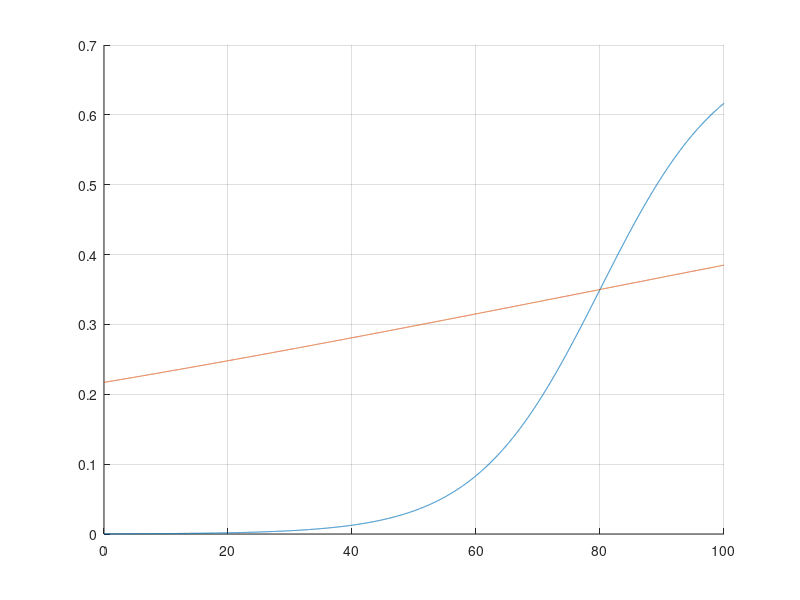
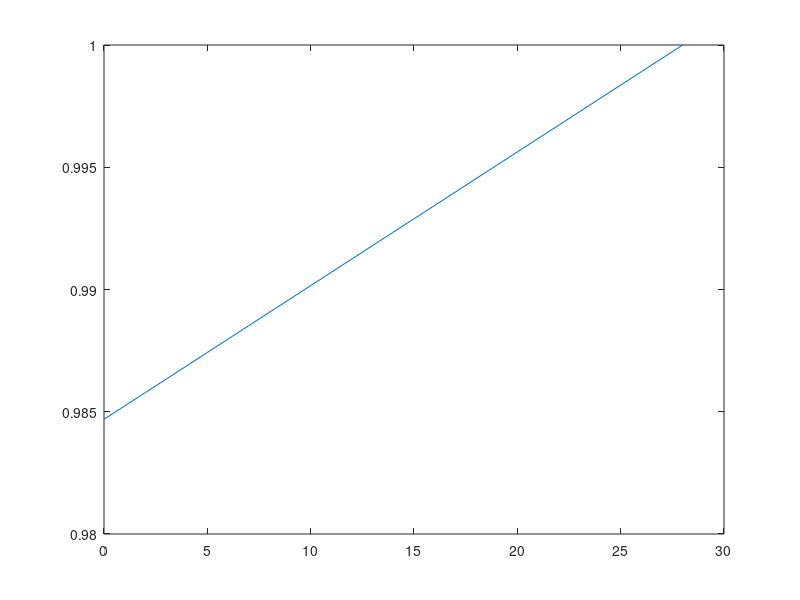
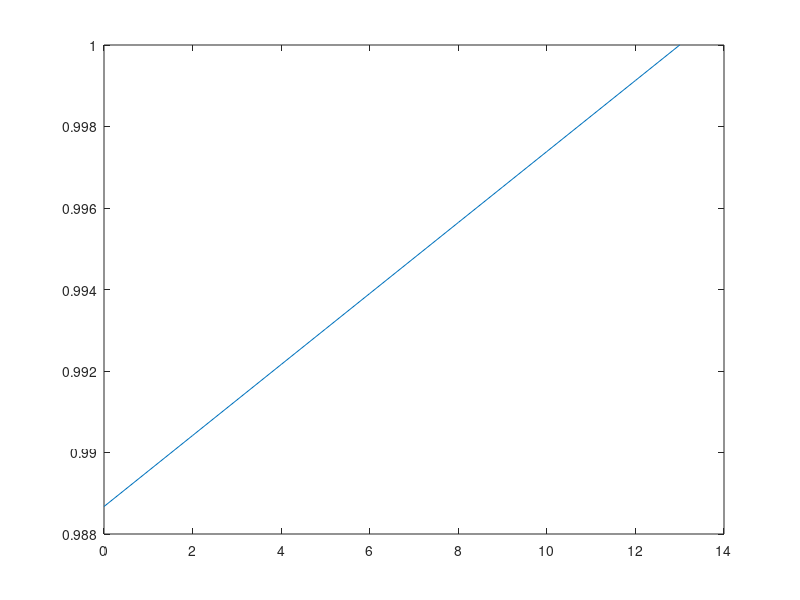
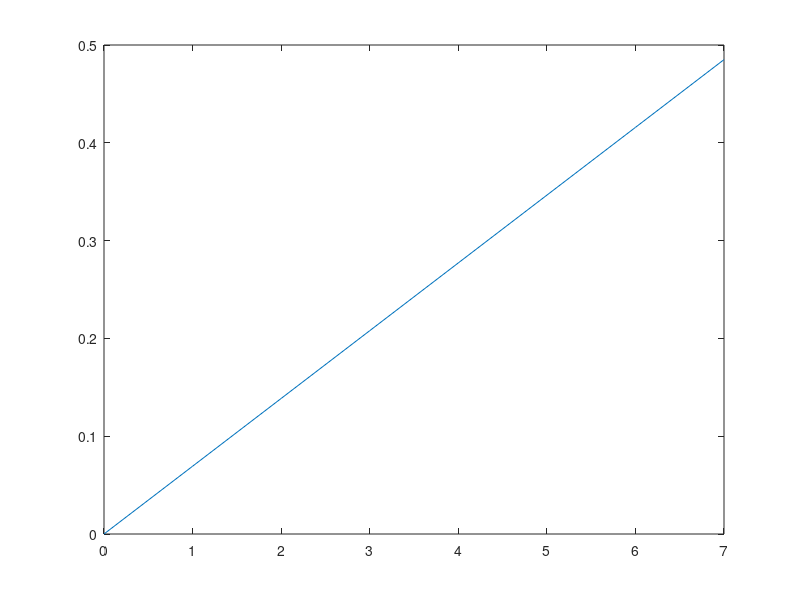

The MATLAB script that drew these images, in order: (Note: this script raises an error after producing the figures.)
%%
x = 0:0.01:100;

L1 = 0.7./(1+exp(-0.1*(x-80)));
L2 = 0.7./(1+exp(-0.01*(x-80)));
figure;
hold on;
plot(x,L1);
plot(x,L2);
grid on;

%%
t = 0:1:28;
f = (1-28*(0.0005467524155392312)) + t*0.0005467524155392312;
figure;
plot(t,f);
hold off;
surv_prob = prod(f);

%%
t = 0:1:13;
f = (1-13*(0.000871208)) + t*0.000871208;
figure;
plot(t,f);
hold off;
surv_prob = prod(f);

%%
t = 0:1:7;
f = 0.06929288660903694*t;
figure;
plot(t,f);
detect_prob = 1-prod(1-f(1:6));

%%
t = 0:1:7;
f = 0.050638498154876276*t;
figure;
plot(t,f);
detect_prob = 1-prod(1-f(2:7)); % 6 tentativas (7-1)


%%
t = 0:1:28;
f = 0.02*t;
figure;
plot(t,f);
surv_prob = prod(f);

%%
syms p;
f = 1;
for t = 1:28
    f = f*(1-t*p);
end

